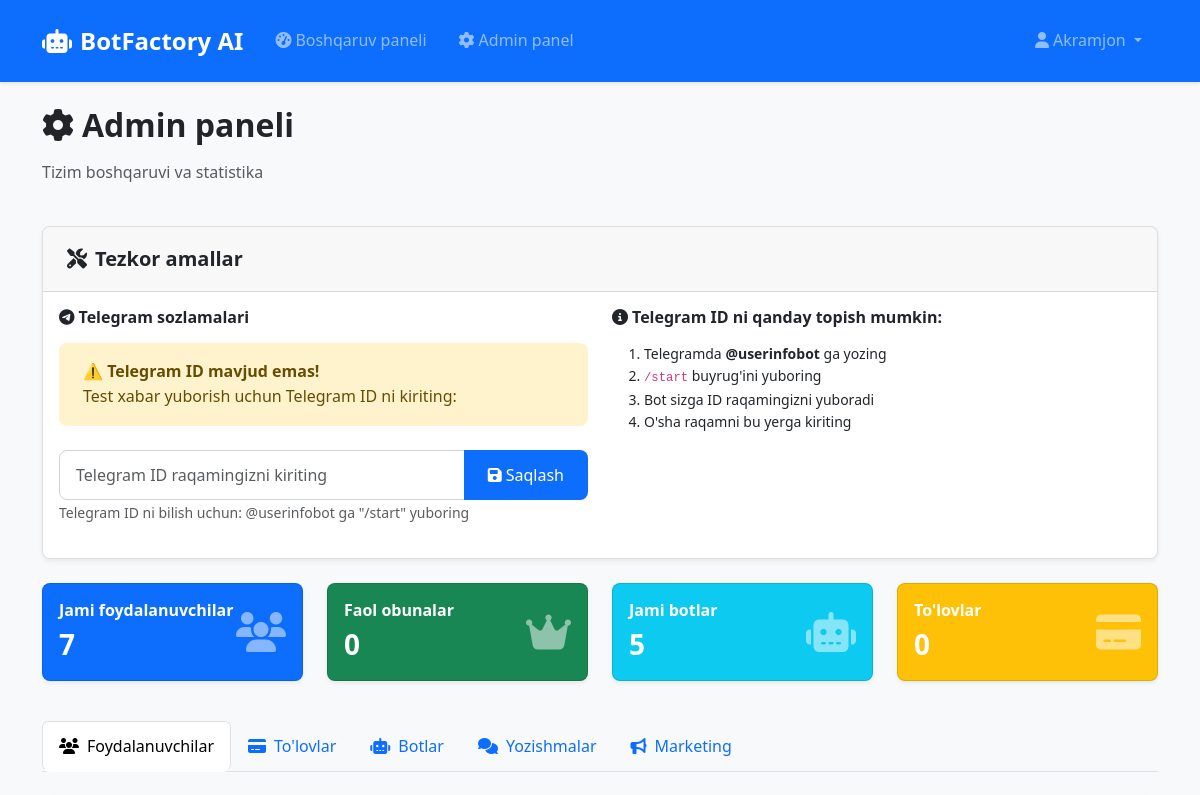
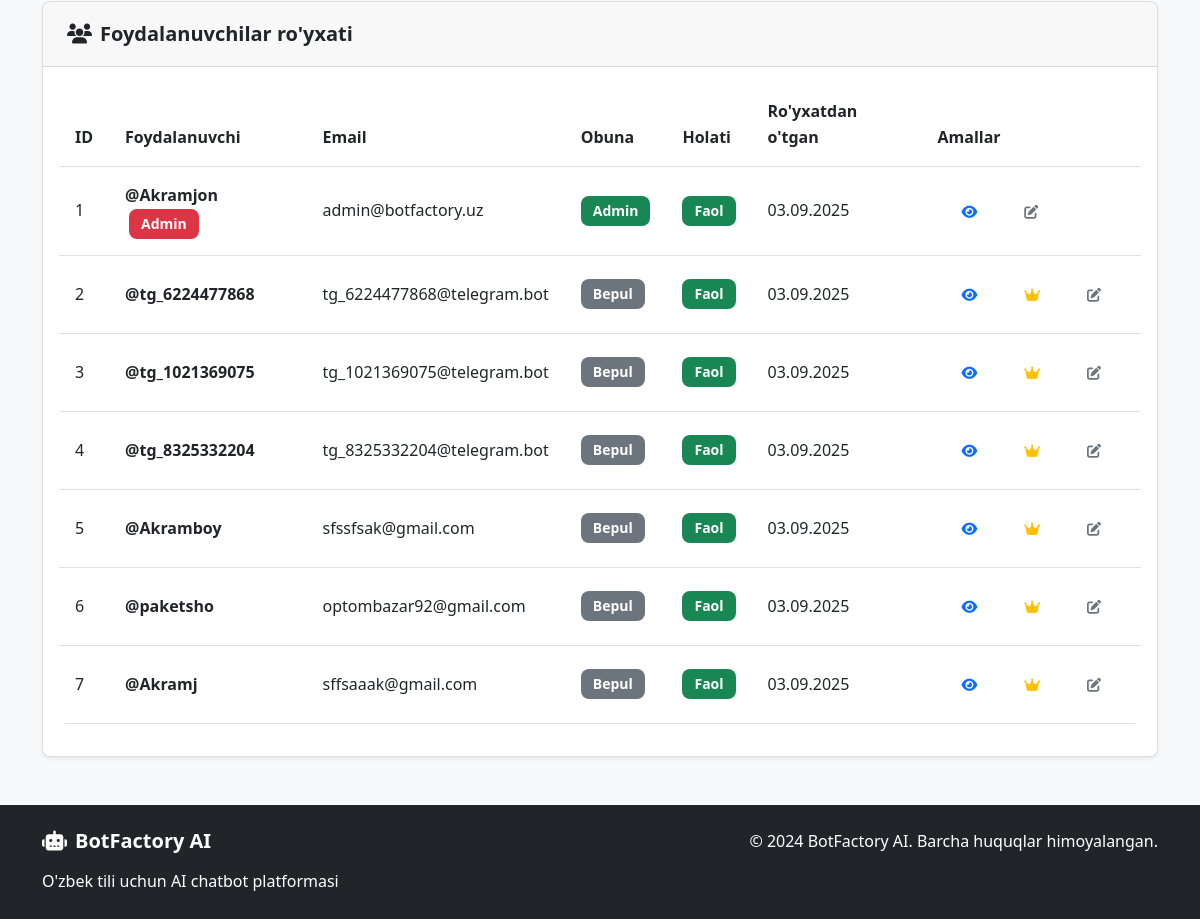
Page /admin/ (signed in) on the earlier database version (2 pictures, top to bottom).
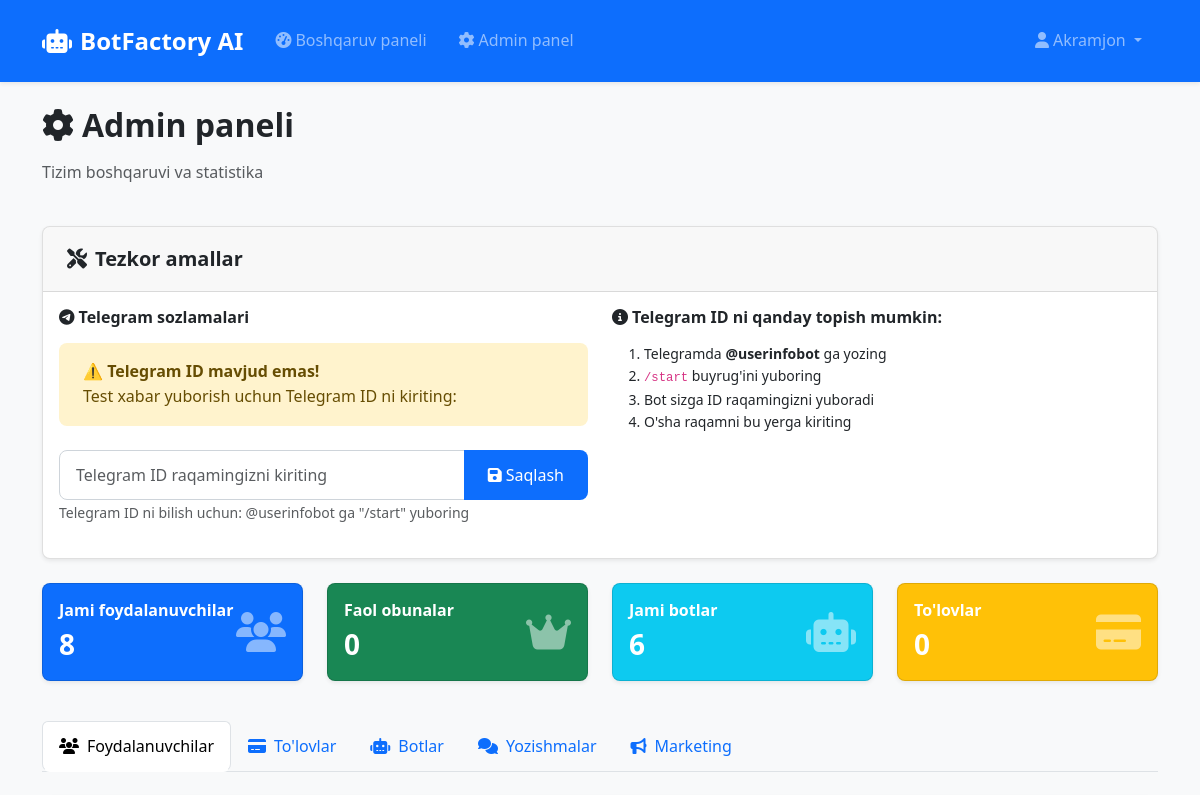
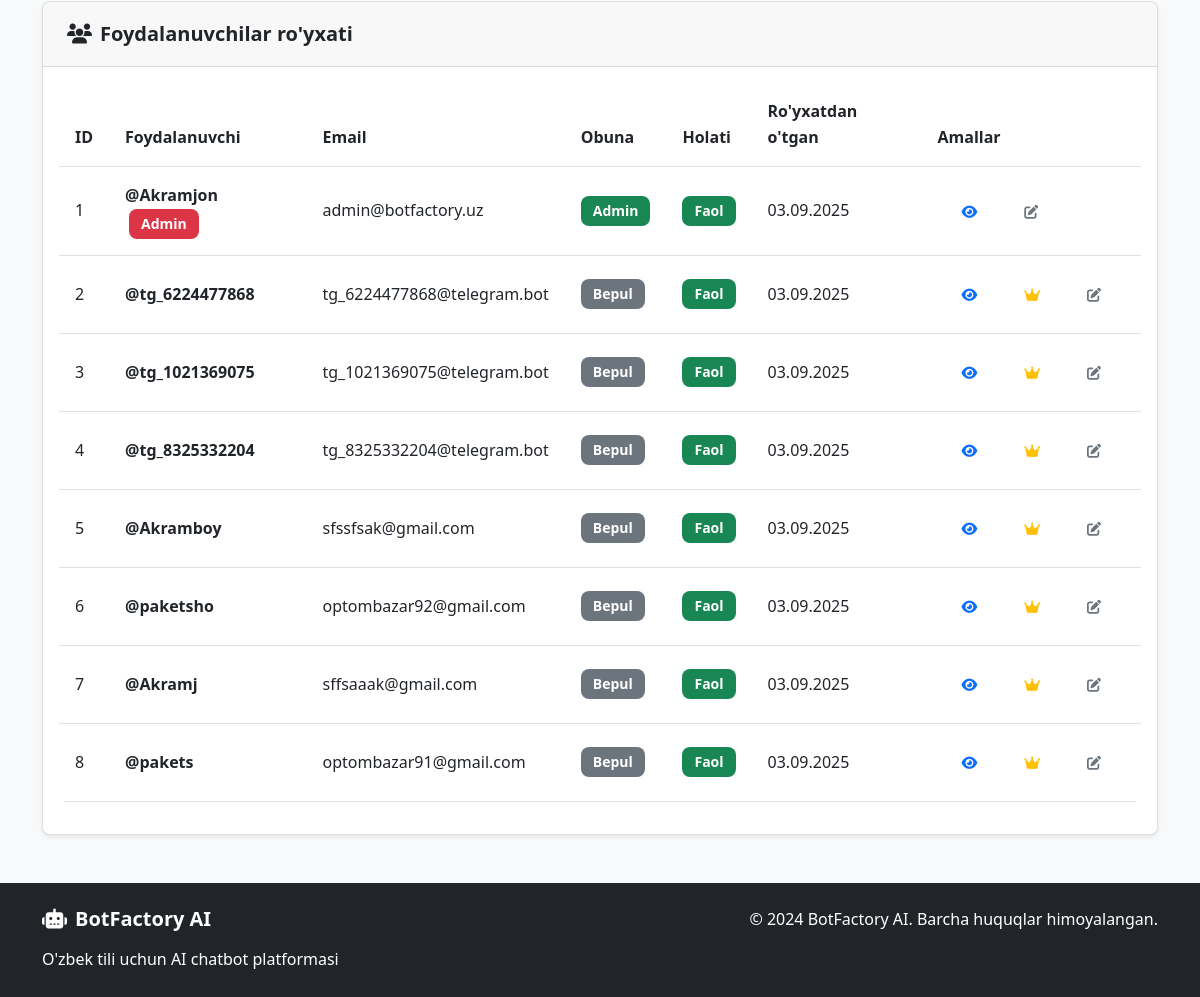
Same page on the later database version (2 pictures, top to bottom).
### models.py (models this page shows, shortened)
class User(UserMixin, db.Model):
    id = db.Column(db.Integer, primary_key=True)
    username = db.Column(db.String(64), unique=True, nullable=False)
    email = db.Column(db.String(120), unique=True, nullable=False)
    password_hash = db.Column(db.String(256), nullable=False)
    language = db.Column(db.String(2), default='uz')  # uz/ru/en
    subscription_type = db.Column(db.String(20), default='free')  # free/basic/premium/admin
    subscription_end_date = db.Column(db.DateTime)
    is_admin = db.Column(db.Boolean, default=False)
    _is_active = db.Column('is_active', db.Boolean, default=True)
    created_at = db.Column(db.DateTime, default=datetime.utcnow)
    telegram_id = db.Column(db.String(50), unique=True)
    instagram_id = db.Column(db.String(50), unique=True)
    whatsapp_number = db.Column(db.String(20), unique=True)
    phone_number = db.Column(db.String(20))
    admin_chat_id = db.Column(db.String(50))  # Admin telegram chat ID for notifications
    notification_channel = db.Column(db.String(100))  # Telegram channel for notifications
    notifications_enabled = db.Column(db.Boolean, default=False)
    bots = db.relationship('Bot', backref='owner', lazy=True, cascade='all, delete-orphan')
    payments = db.relationship('Payment', backref='user', lazy=True)
    @property
    def is_active(self):
        return self._is_active
    @is_active.setter
    def is_active(self, value):
        """Allow setting is_active"""
        self._is_active = value

### routes.py (the view)
@main_bp.route('/admin')
@main_bp.route('/admin/')
@login_required
def admin():
    if not current_user.is_admin:
        flash('Sizda admin huquqi yo\'q!', 'error')
        return redirect(url_for('main.dashboard'))
    users = User.query.all()
    payments = Payment.query.order_by(Payment.created_at.desc()).limit(50).all()
    bots = Bot.query.all()
    stats = {
        'total_users': User.query.count(),
        'active_subscriptions': User.query.filter(User.subscription_type.in_(['starter', 'basic', 'premium'])).count(),
        'total_bots': Bot.query.count(),
        'total_payments': Payment.query.filter_by(status='completed').count(),
        'monthly_revenue': Payment.query.filter(
            Payment.status == 'completed',
            Payment.created_at >= datetime.utcnow() - timedelta(days=30)
        ).count()
    }
    broadcasts = BroadcastMessage.query.order_by(BroadcastMessage.created_at.desc()).limit(10).all()
    chat_history = ChatHistory.query.order_by(ChatHistory.created_at.desc()).limit(50).all()
    return render_template('admin.html', users=users, payments=payments,
                         bots=bots, stats=stats, broadcasts=broadcasts, chat_history=chat_history)

### templates/admin.html (shortened to what this page needs)
{% extends "base.html" %}
{% block content %}
<div class="row mb-4">
    <div class="col-12">
        <h2><i class="fas fa-cog me-2"></i>Admin paneli</h2>
        <p class="text-muted">Tizim boshqaruvi va statistika</p>
    </div>
</div>
<div class="row mb-4">
    <div class="col-12">
        <div class="card">
            <div class="card-header">
                <h5 class="mb-0"><i class="fas fa-tools me-2"></i>Tezkor amallar</h5>
            </div>
            <div class="card-body">
                <div class="row">
                    <div class="col-md-6">
                        <h6><i class="fab fa-telegram me-1"></i>Telegram sozlamalari</h6>
                        {% if current_user.telegram_id %}
                        <p><strong>Sizning Telegram ID:</strong> <span class="badge bg-success">{{ current_user.telegram_id }}</span></p>
                        <form method="POST" action="{{ url_for('main.test_message') }}" style="display: inline;">
                            <button type="submit" class="btn btn-success me-2">
                                <i class="fas fa-paper-plane me-1"></i>📧 Test xabar yuborish
                            </button>
                        </form>
                        {% else %}
                        <div class="alert alert-warning">
                            <strong>⚠️ Telegram ID mavjud emas!</strong><br>
                            Test xabar yuborish uchun Telegram ID ni kiriting:
                        </div>
                        <form method="POST" action="{{ url_for('main.set_telegram_id') }}" class="mb-3">
                            <div class="input-group">
                                <input type="text" name="telegram_id" class="form-control" placeholder="Telegram ID raqamingizni kiriting" required>
                                <button type="submit" class="btn btn-primary">
                                    <i class="fas fa-save me-1"></i>Saqlash
                                </button>
                            </div>
                            <small class="text-muted">Telegram ID ni bilish uchun: @userinfobot ga "/start" yuboring</small>
                        </form>
                        {% endif %}
                    </div>
                    <div class="col-md-6">
                        <h6><i class="fas fa-info-circle me-1"></i>Telegram ID ni qanday topish mumkin:</h6>
                        <ol class="small">
                            <li>Telegramda <strong>@userinfobot</strong> ga yozing</li>
                            <li><code>/start</code> buyrug'ini yuboring</li>
                            <li>Bot sizga ID raqamingizni yuboradi</li>
                            <li>O'sha raqamni bu yerga kiriting</li>
                        </ol>
                    </div>
                </div>
            </div>
        </div>
    </div>
</div>
<div class="row mb-4">
    <div class="col-md-3 mb-3">
        <div class="card bg-primary text-white">
            <div class="card-body">
                <div class="d-flex align-items-center">
                    <div class="flex-grow-1">
                        <h6 class="card-title">Jami foydalanuvchilar</h6>
                        <h3 class="mb-0">{{ stats.total_users }}</h3>
                    </div>
                    <div class="fs-1 opacity-50">
                        <i class="fas fa-users"></i>
                    </div>
                </div>
            </div>
        </div>
    </div>
    <div class="col-md-3 mb-3">
        <div class="card bg-success text-white">
            <div class="card-body">
                <div class="d-flex align-items-center">
                    <div class="flex-grow-1">
                        <h6 class="card-title">Faol obunalar</h6>
                        <h3 class="mb-0">{{ stats.active_subscriptions }}</h3>
                    </div>
                    <div class="fs-1 opacity-50">
                        <i class="fas fa-crown"></i>
                    </div>
                </div>
            </div>
        </div>
    </div>
    <div class="col-md-3 mb-3">
        <div class="card bg-info text-white">
            <div class="card-body">
                <div class="d-flex align-items-center">
                    <div class="flex-grow-1">
                        <h6 class="card-title">Jami botlar</h6>
                        <h3 class="mb-0">{{ stats.total_bots }}</h3>
                    </div>
                    <div class="fs-1 opacity-50">
                        <i class="fas fa-robot"></i>
                    </div>
                </div>
            </div>
        </div>
    </div>
    <div class="col-md-3 mb-3">
        <div class="card bg-warning text-white">
            <div class="card-body">
                <div class="d-flex align-items-center">
                    <div class="flex-grow-1">
                        <h6 class="card-title">To'lovlar</h6>
                        <h3 class="mb-0">{{ stats.total_payments }}</h3>
                    </div>
                    <div class="fs-1 opacity-50">
                        <i class="fas fa-credit-card"></i>
                    </div>
                </div>
            </div>
        </div>
    </div>
</div>
<ul class="nav nav-tabs mb-4" id="adminTabs" role="tablist">
    <li class="nav-item" role="presentation">
        <button class="nav-link active" id="users-tab" data-bs-toggle="tab" data-bs-target="#users" type="button">
            <i class="fas fa-users me-2"></i>Foydalanuvchilar
        </button>
    </li>
    <li class="nav-item" role="presentation">
        <button class="nav-link" id="payments-tab" data-bs-toggle="tab" data-bs-target="#payments" type="button">
            <i class="fas fa-credit-card me-2"></i>To'lovlar
        </button>
    </li>
    <li class="nav-item" role="presentation">
        <button class="nav-link" id="bots-tab" data-bs-toggle="tab" data-bs-target="#bots" type="button">
            <i class="fas fa-robot me-2"></i>Botlar
        </button>
    </li>
    <li class="nav-item" role="presentation">
        <button class="nav-link" id="chat-history-tab" data-bs-toggle="tab" data-bs-target="#chat-history" type="button">
            <i class="fas fa-comments me-2"></i>Yozishmalar
        </button>
    </li>
    <li class="nav-item" role="presentation">
        <button class="nav-link" id="marketing-tab" data-bs-toggle="tab" data-bs-target="#marketing" type="button">
            <i class="fas fa-bullhorn me-2"></i>Marketing
        </button>
    </li>
</ul>
<div class="tab-content" id="adminTabsContent">
    <div class="tab-pane fade show active" id="users" role="tabpanel">
        <div class="card">
            <div class="card-header">
                <h5 class="mb-0"><i class="fas fa-users me-2"></i>Foydalanuvchilar ro'yxati</h5>
            </div>
            <div class="card-body">
                <div class="table-responsive">
                    <table class="table table-hover">
                        <thead>
                            <tr>
                                <th>ID</th>
                                <th>Foydalanuvchi</th>
                                <th>Email</th>
                                <th>Obuna</th>
                                <th>Holati</th>
                                <th>Ro'yxatdan o'tgan</th>
                                <th>Amallar</th>
                            </tr>
                        </thead>
                        <tbody>
                            {% for user in users %}
                            <tr>
                                <td>{{ user.id }}</td>
                                <td>
                                    <strong>@{{ user.username }}</strong>
                                    {% if user.is_admin %}
                                    <span class="badge bg-danger ms-1">Admin</span>
                                    {% endif %}
                                </td>
                                <td>{{ user.email }}</td>
                                <td>
                                    {% if user.subscription_type == 'free' %}
                                    <span class="badge bg-secondary">Bepul</span>
                                    {% elif user.subscription_type == 'basic' %}
                                    <span class="badge bg-primary">Basic</span>
                                    {% elif user.subscription_type == 'premium' %}
                                    <span class="badge bg-warning">Premium</span>
                                    {% elif user.subscription_type == 'admin' %}
                                    <span class="badge bg-success">Admin</span>
                                    {% endif %}
                                </td>
                                <td>
                                    {% if user.is_active %}
                                    <span class="badge bg-success">Faol</span>
                                    {% else %}
                                    <span class="badge bg-danger">Bloklangan</span>
                                    {% endif %}
                                </td>
                                <td>{{ user.created_at.strftime('%d.%m.%Y') }}</td>
                                <td>
                                    <div class="btn-group btn-group-sm">
                                        <button class="btn btn-outline-primary" title="Ko'rish">
                                            <i class="fas fa-eye"></i>
                                        </button>
                                        {% if user.subscription_type != 'admin' %}
                                        <button class="btn btn-outline-warning"
                                                title="Obunani o'zgartirish"
                                                data-bs-toggle="modal"
                                                data-bs-target="#changeSubscriptionModal"
                                                data-user-id="{{ user.id }}"
                                                data-user-name="@{{ user.username }}"
                                                data-current-subscription="{{ user.subscription_type }}">
                                            <i class="fas fa-crown"></i>
                                        </button>
                                        {% endif %}
                                        <button class="btn btn-outline-secondary" title="Tahrirlash">
                                            <i class="fas fa-edit"></i>
                                        </button>
                                    </div>
                                </td>
                            </tr>
                            {% endfor %}
                        </tbody>
                    </table>
                </div>
            </div>
        </div>
    </div>
</div>
{% endblock %}

### templates/base.html (shortened to what this page needs)
<!DOCTYPE html>
<html lang="uz">
<head>
    <link href="https://cdn.jsdelivr.net/npm/bootstrap@5.3.0/dist/css/bootstrap.min.css" rel="stylesheet">
    <link href="https://cdnjs.cloudflare.com/ajax/libs/font-awesome/6.4.0/css/all.min.css" rel="stylesheet">
    <link href="{{ url_for('static', filename='css/style.css') }}?v=2024030312" rel="stylesheet">
</head>
<body>
    <nav class="navbar navbar-expand-lg navbar-dark bg-primary">
        <div class="container">
            <a class="navbar-brand" href="{{ url_for('main.index') }}">
                <i class="fas fa-robot me-2"></i>BotFactory AI
            </a>
            <div class="collapse navbar-collapse" id="navbarNav">
                <ul class="navbar-nav me-auto">
                    {% if current_user.is_authenticated %}
                        <li class="nav-item">
                            <a class="nav-link" href="{{ url_for('main.dashboard') }}">
                                <i class="fas fa-tachometer-alt me-1"></i>Boshqaruv paneli
                            </a>
                        </li>
                        {% if current_user.is_admin %}
                        <li class="nav-item">
                            <a class="nav-link" href="{{ url_for('main.admin') }}">
                                <i class="fas fa-cog me-1"></i>Admin panel
                            </a>
                        </li>
                        {% endif %}
                    {% endif %}
                </ul>
                <ul class="navbar-nav">
                    {% if current_user.is_authenticated %}
                        <li class="nav-item dropdown">
                            <a class="nav-link dropdown-toggle" href="#" role="button" data-bs-toggle="dropdown">
                                <i class="fas fa-user me-1"></i>{{ current_user.username }}
                            </a>
                        </li>
                    {% endif %}
                </ul>
            </div>
        </div>
    </nav>
    <main class="container my-4">
        {% block content %}{% endblock %}
    </main>
    <footer class="bg-dark text-white py-4 mt-5">
        <div class="container">
            <div class="row">
                <div class="col-md-6">
                    <h5><i class="fas fa-robot me-2"></i>BotFactory AI</h5>
                    <p class="mb-0">O'zbek tili uchun AI chatbot platformasi</p>
                </div>
                <div class="col-md-6 text-md-end">
                    <p class="mb-0">&copy; 2024 BotFactory AI. Barcha huquqlar himoyalangan.</p>
                </div>
            </div>
        </div>
    </footer>
</body>
</html>

Differences in the rows shown:
added User: id "8", username "pakets", email "optombazar91@gmail.com", subscription_type "Bepul", is_active "Faol", created_at "03.09.2025"
Other differences:
{{ stats.total_users }}: "7" → "8"
{{ stats.total_bots }}: "5" → "6"
